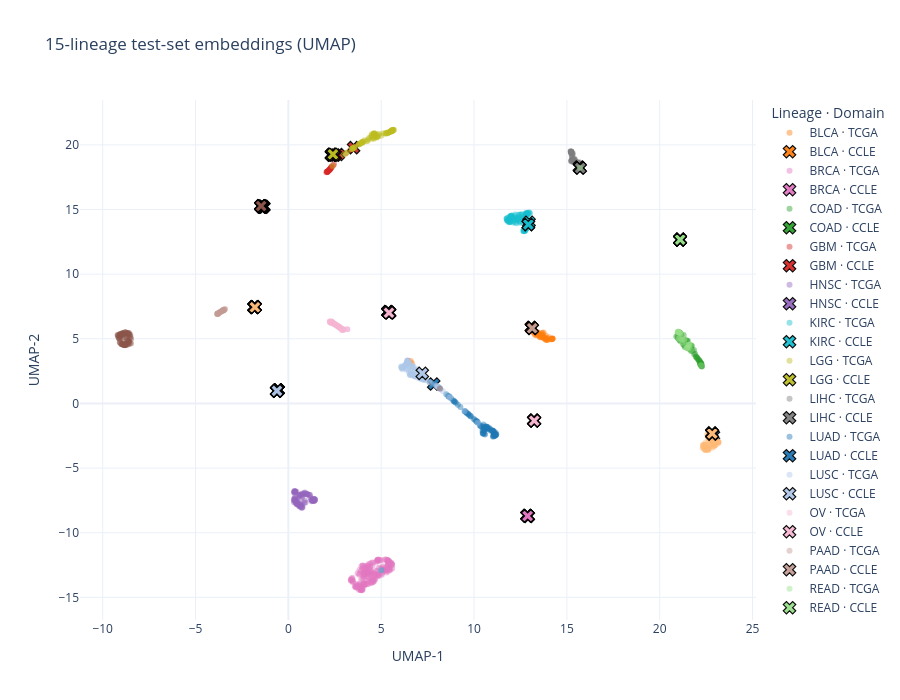

Notebook source saved alongside this figure:
### Markdown cell above
### 15-lineage UMAP

Same construction as Section 2 (pooled test embeddings, UMAP to 2-D), but coloured across all 15
lineages. Cell lines from the confusable pairs (e.g. LGG/GBM, COAD/READ) are expected to sit close
to each other rather than close to unrelated lineages.

### Code cell
z15 = np.concatenate([emb15["z_ccle"], emb15["z_tcga"]])
y15 = np.concatenate([emb15["y_ccle"], emb15["y_tcga"]])
domain15 = np.array([0] * len(emb15["y_ccle"]) + [1] * len(emb15["y_tcga"]))
ids15 = np.concatenate([emb15["ids_ccle"], emb15["ids_tcga"]])
idx_to_lineage15 = dict(enumerate(labels15))

coords15 = umap_projection(z15, seed=42)
fig15 = lineage_domain_scatter(
    coords15, y15, domain15, "15-lineage test-set embeddings (UMAP)",
    sample_ids=ids15, lineage_order=labels15, idx_to_lineage=idx_to_lineage15,
)
fig15.show()

### Figure 1 — Plotly figure (JSON) as saved in the notebook; plotly's stock layout.template omitted (floating-point values rounded to 4 significant figures; data arrays with more than 128 entries replaced by an {"elided": "..."} marker saying what was removed)
{"data": [{"customdata": [["TCGA-2F-A9KO-01", "nan"], ["TCGA-2F-A9KQ-01", "nan"], ["TCGA-4Z-AA87-01", "nan"], ["TCGA-BL-A13J-01", "nan"], ["TCGA-BT-A20N-01", "nan"], ["TCGA-BT-A20V-01", "nan"], ["TCGA-BT-A20W-01", "nan"], ["TCGA-BT-A2LB-01", "nan"], ["TCGA-BT-A2LB-11", "nan"], ["TCGA-BT-A3PH-01", "nan"], ["TCGA-BT-A42F-01", "nan"], ["TCGA-C4-A0F1-01", "nan"], ["TCGA-CF-A47T-01", "nan"], ["TCGA-CF-A5U8-01", "nan"], ["TCGA-CF-A9FH-01", "nan"], ["TCGA-DK-A1A3-01", "nan"], ["TCGA-DK-A3IN-01", "nan"], ["TCGA-DK-A3IV-01", "nan"], ["TCGA-DK-A3X1-01", "nan"], ["TCGA-DK-AA6L-01", "nan"], ["TCGA-DK-AA77-01", "nan"], ["TCGA-E5-A4U1-01", "nan"], ["TCGA-E7-A677-01", "nan"], ["TCGA-E7-A7DU-01", "nan"], ["TCGA-E7-A7PW-01", "nan"], ["TCGA-E7-A85H-01", "nan"], ["TCGA-FD-A3B8-01", "nan"], ["TCGA-FD-A5BR-01", "nan"], ["TCGA-FD-A5BS-01", "nan"], ["TCGA-FD-A5BU-01", "nan"], ["TCGA-FD-A5BY-01", "nan"], ["TCGA-FD-A5BZ-01", "nan"], ["TCGA-FD-A6TC-01", "nan"], ["TCGA-FJ-A3Z9-01", "nan"], ["TCGA-G2-A2EJ-01", "nan"], ["TCGA-G2-A2ES-01", "nan"], ["TCGA-GC-A3BM-11", "nan"], ["TCGA-GC-A6I3-11", "nan"], ["TCGA-GU-A42P-01", "nan"], ["TCGA-GV-A3JV-01", "nan"], ["TCGA-GV-A3QI-01", "nan"], ["TCGA-K4-A3WS-01", "nan"], ["TCGA-K4-A3WU-01", "nan"], ["TCGA-K4-A6FZ-01", "nan"], ["TCGA-KQ-A41O-01", "nan"], ["TCGA-KQ-A41S-01", "nan"], ["TCGA-MV-A51V-01", "nan"], ["TCGA-S5-A6DX-01", "nan"], ["TCGA-UY-A78K-01", "nan"], ["TCGA-UY-A8OC-01", "nan"], ["TCGA-UY-A9PA-01", "nan"], ["TCGA-XF-A8HC-01", "nan"], ["TCGA-XF-A8HI-01", "nan"], ["TCGA-XF-A9ST-01", "nan"], ["TCGA-XF-A9T6-01", "nan"], ["TCGA-XF-AAMJ-01", "nan"], ["TCGA-XF-AAN1-01", "nan"], ["TCGA-XF-AAN5-01", "nan"], ["TCGA-XF-AAN7-01", "nan"], ["TCGA-ZF-A9R1-01", "nan"], ["TCGA-ZF-A9R2-01", "nan"], ["TCGA-ZF-AA52-01", "nan"], ["TCGA-ZF-AA56-01", "nan"], ["TCGA-ZF-AA5N-01", "nan"]], "hovertemplate": "%{customdata[0]}<br>BLCA · TCGA<br><extra></extra>", "marker": {"color": "#ff7f0e", "line": {"color": "black", "width": 0}, "opacity": 0.45, "size": 6, "symbol": "circle"}, "mode": "markers", "name": "BLCA · TCGA", "type": "scatter", "x": [13.79, 13.94, 13.96, 13.56, 14.22, 6.584, 13.86, 13.53, 13.24, 13.79, 6.654, 13.23, 13.93, 14.22, 13.87, 13.2, 13.66, 13.33, 13.63, 13.79, 14.17, 14.23, 13.74, 14.14, 13.83, 14.04, 13.42, 13.55, 13.19, 13.43, 13.66, 13.43, 13.66, 13.93, 13.25, 13.26, 13.75, 13.29, 13.26, 13.63, 13.16, 13.69, 13.68, 13.31, 14.18, 13.22, 13.14, 13.48, 13.35, 13.16, 13.56, 13.59, 14.19, 13.19, 13.36, 13.26, 13.92, 13.41, 13.1, 13.78, 14.22, 13.14, 13.35, 13.41], "y": [5.111, 5.043, 4.933, 5.145, 5.003, 3.276, 5.26, 5.277, 5.67, 5.046, 3.115, 5.657, 4.94, 4.994, 4.912, 5.582, 5.291, 5.477, 5.113, 5.037, 5.0, 5.018, 5.13, 4.973, 4.977, 5.113, 5.463, 5.305, 5.674, 5.499, 5.455, 5.378, 5.172, 4.9, 5.643, 5.631, 5.487, 5.473, 5.52, 5.326, 5.626, 5.279, 5.437, 5.283, 4.973, 5.566, 5.66, 5.3, 5.411, 5.597, 5.127, 5.184, 4.991, 5.601, 5.404, 5.38, 4.987, 5.436, 5.582, 5.061, 5.006, 5.546, 5.386, 5.263]}, {"customdata": [["ACH-000018", "nan"], ["ACH-000127", "nan"], ["ACH-000593", "nan"], ["ACH-000834", "nan"], ["ACH-001407", "nan"]], "hovertemplate": "%{customdata[0]}<br>BLCA · CCLE<br>TFS: %{customdata[1]:.3f}<br><extra></extra>", "marker": {"color": "#ff7f0e", "line": {"color": "black", "width": 1.2}, "opacity": 0.95, "size": 11, "symbol": "x"}, "mode": "markers", "name": "BLCA · CCLE", "type": "scatter", "x": [13.08, -1.793, -0.6325, 13.12, 13.1], "y": [5.89, 7.471, 0.9566, 5.803, 5.856]}, {"customdata": {"elided": "182x2 str values"}, "hovertemplate": "%{customdata[0]}<br>BRCA · TCGA<br><extra></extra>", "marker": {"color": "#e377c2", "line": {"color": "black", "width": 0}, "opacity": 0.45, "size": 6, "symbol": "circle"}, "mode": "markers", "name": "BRCA · TCGA", "type": "scatter", "x": {"elided": "182 float values"}, "y": {"elided": "182 float values"}}, {"customdata": [["ACH-000352", "nan"], ["ACH-000624", "nan"], ["ACH-000691", "nan"], ["ACH-000755", "nan"], ["ACH-000859", "nan"], ["ACH-000927", "nan"], ["ACH-001395", "nan"], ["ACH-001419", "nan"], ["ACH-001705", "nan"], ["ACH-001820", "nan"]], "hovertemplate": "%{customdata[0]}<br>BRCA · CCLE<br>TFS: %{customdata[1]:.3f}<br><extra></extra>", "marker": {"color": "#e377c2", "line": {"color": "black", "width": 1.2}, "opacity": 0.95, "size": 11, "symbol": "x"}, "mode": "markers", "name": "BRCA · CCLE", "type": "scatter", "x": [12.88, -0.6284, 12.85, 12.87, 12.88, 12.88, 12.89, 12.92, 12.87, 12.89], "y": [-8.691, 0.9872, -8.667, -8.681, -8.692, -8.692, -8.703, -8.736, -8.695, -8.705]}, {"customdata": {"elided": "74x2 str values"}, "hovertemplate": "%{customdata[0]}<br>COAD · TCGA<br><extra></extra>", "marker": {"color": "#2ca02c", "line": {"color": "black", "width": 0}, "opacity": 0.45, "size": 6, "symbol": "circle"}, "mode": "markers", "name": "COAD · TCGA", "type": "scatter", "x": [21.05, 20.99, 21.23, 21.9, 21.85, 21.64, 21.26, 21.59, 21.57, 21.58, 21.38, 21.36, 21.96, 22.11, 21.95, 21.53, 21.46, 21.34, 22.14, 21.11, 22.06, 21.51, 20.96, 21.72, 21.55, 21.76, 22.23, 21.46, 22.18, 22.16, 20.99, 21.08, 20.89, 21.32, 22.23, 21.68, 21.05, 21.29, 21.52, 21.35, 21.13, 21.09, 21.65, 21.71, 22.27, 21.62, 22.21, 22.22, 21.57, 22.02, 21.08, 22.26, 22.01, 21.16, 22.2, 22.21, 20.98, 22.19, 22.25, 21.44, 21.7, 21.5, 21.85, 22.23, 21.69, 21.63, 22.2, 22.76, 22.19, 21.02, 21.67, 22.1, 21.43, 22.74], "y": [4.913, 5.49, 4.805, 3.839, 4.134, 4.452, 4.577, 4.493, 4.256, 4.386, 4.808, 4.924, 3.625, 3.364, 3.62, 4.273, 4.858, 4.658, 3.271, 5.402, 3.445, 4.402, 5.221, 4.435, 4.314, 4.077, 2.935, 4.837, 3.16, 3.277, 5.036, 4.949, 5.177, 4.502, 2.929, 4.247, 5.512, 5.284, 4.829, 4.359, 4.786, 5.472, 4.48, 4.453, 2.858, 4.239, 3.106, 3.094, 4.491, 3.522, 5.436, 2.866, 3.528, 5.297, 3.132, 3.05, 5.053, 3.006, 3.062, 4.377, 4.135, 4.302, 3.803, 3.04, 4.049, 4.248, 3.027, -2.172, 3.044, 5.491, 4.197, 3.335, 4.612, -2.126]}, {"customdata": [["ACH-000722", "nan"], ["ACH-000820", "nan"], ["ACH-000926", "nan"], ["ACH-000935", "nan"], ["ACH-000982", "nan"], ["ACH-000985", "nan"], ["ACH-001454", "nan"], ["ACH-001460", "nan"], ["ACH-002654", "nan"], ["ACH-002660", "nan"]], "hovertemplate": "%{customdata[0]}<br>COAD · CCLE<br>TFS: %{customdata[1]:.3f}<br><extra></extra>", "marker": {"color": "#2ca02c", "line": {"color": "black", "width": 1.2}, "opacity": 0.95, "size": 11, "symbol": "x"}, "mode": "markers", "name": "COAD · CCLE", "type": "scatter", "x": [21.09, 21.1, 21.09, -1.374, 21.1, 21.1, 5.448, 21.1, 21.1, 21.1], "y": [12.67, 12.67, 12.67, 15.21, 12.67, 12.67, 7.017, 12.67, 12.67, 12.67]}, {"customdata": [["TCGA-06-0221-02", "nan"], ["TCGA-06-0646-01", "nan"], ["TCGA-06-0649-01", "nan"], ["TCGA-06-0686-01", "nan"], ["TCGA-06-0749-01", "nan"], ["TCGA-06-2559-01", "nan"], ["TCGA-06-5410-01", "nan"], ["TCGA-06-5411-01", "nan"], ["TCGA-06-5858-01", "nan"], ["TCGA-14-0790-01", "nan"], ["TCGA-14-1402-02", "nan"], ["TCGA-14-1829-01", "nan"], ["TCGA-19-1787-01", "nan"], ["TCGA-19-2619-01", "nan"], ["TCGA-19-2625-01", "nan"], ["TCGA-19-4065-01", "nan"], ["TCGA-19-4065-02", "nan"], ["TCGA-27-2523-01", "nan"], ["TCGA-28-2514-01", "nan"], ["TCGA-28-5207-01", "nan"], ["TCGA-28-5208-01", "nan"], ["TCGA-28-5218-01", "nan"], ["TCGA-32-1970-01", "nan"], ["TCGA-32-2632-01", "nan"], ["TCGA-32-2634-01", "nan"]], "hovertemplate": "%{customdata[0]}<br>GBM · TCGA<br><extra></extra>", "marker": {"color": "#d62728", "line": {"color": "black", "width": 0}, "opacity": 0.45, "size": 6, "symbol": "circle"}, "mode": "markers", "name": "GBM · TCGA", "type": "scatter", "x": [3.338, 2.204, 2.128, 2.108, 2.237, 2.107, 2.094, 2.11, 2.177, 3.081, 2.093, 2.096, 2.267, 2.407, 2.331, 2.097, 2.282, 2.231, 2.305, 2.337, 2.161, 2.045, 2.456, 2.271, 2.211], "y": [19.6, 18.06, 17.96, 17.94, 18.11, 17.93, 17.92, 17.94, 18.03, 19.32, 17.92, 17.93, 18.15, 18.4, 18.29, 17.92, 18.18, 18.11, 18.26, 18.32, 18.0, 17.88, 18.5, 18.17, 18.06]}, {"customdata": [["ACH-000098", "nan"], ["ACH-000152", "nan"], ["ACH-000445", "nan"], ["ACH-000558", "nan"], ["ACH-000595", "nan"], ["ACH-000631", "nan"], ["ACH-000634", "nan"], ["ACH-000863", "nan"], ["ACH-002409", "nan"]], "hovertemplate": "%{customdata[0]}<br>GBM · CCLE<br>TFS: %{customdata[1]:.3f}<br><extra></extra>", "marker": {"color": "#d62728", "line": {"color": "black", "width": 1.2}, "opacity": 0.95, "size": 11, "symbol": "x"}, "mode": "markers", "name": "GBM · CCLE", "type": "scatter", "x": [3.512, 2.691, 2.344, 2.352, -1.318, 2.324, 2.525, 2.332, 2.326], "y": [19.78, 19.25, 19.23, 19.23, 15.2, 19.2, 19.21, 19.23, 19.27]}, {"customdata": {"elided": "85x2 str values"}, "hovertemplate": "%{customdata[0]}<br>HNSC · TCGA<br><extra></extra>", "marker": {"color": "#9467bd", "line": {"color": "black", "width": 0}, "opacity": 0.45, "size": 6, "symbol": "circle"}, "mode": "markers", "name": "HNSC · TCGA", "type": "scatter", "x": [1.096, 0.3163, 1.251, 0.737, 0.8639, 1.302, 0.7174, 0.5003, 1.274, 0.5858, 0.3505, 1.348, 1.335, 0.3837, 0.7934, 0.3132, 0.364, 1.402, 1.404, 0.3775, 0.5676, 0.6437, 0.9258, 0.5045, 0.6112, 1.373, 0.7462, 6.424, 0.5196, 0.4546, 1.169, 1.428, 1.307, 0.8648, 0.6882, 1.434, 0.3495, 0.3442, 0.7331, 0.3909, 0.6304, 0.3244, 0.3328, 0.7626, 0.8913, 1.346, 0.33, 1.233, 1.132, 0.967, 0.7012, 1.184, 0.4327, 0.425, 0.6916, 0.3735, 0.3892, 0.4916, 0.7536, 0.6505, 0.5817, 1.017, 0.8831, 0.4393, 0.6123, 0.3037, 1.242, 0.4404, 0.4395, 0.6922, 0.4513, 0.3377, 0.5864, 0.3243, 0.883, 1.399, 0.3072, 0.3134, 0.9706, 0.6156, 1.316, 1.006, 1.41, 0.6097, 0.715], "y": [-7.044, -7.509, -7.558, -8.036, -7.679, -7.474, -7.312, -7.793, -7.48, -7.946, -7.576, -7.387, -7.545, -7.565, -7.023, -6.912, -7.329, -7.527, -7.429, -6.831, -7.715, -7.751, -7.672, -7.271, -7.92, -7.5, -7.856, 3.326, -7.766, -7.608, -7.089, -7.464, -7.498, -6.963, -7.888, -7.431, -6.794, -6.868, -7.223, -7.509, -7.917, -6.797, -7.452, -8.033, -6.898, -7.375, -6.798, -7.443, -7.076, -7.031, -8.017, -7.27, -6.823, -7.717, -7.073, -6.816, -7.463, -7.792, -6.959, -7.977, -7.069, -7.052, -7.512, -7.738, -7.104, -7.647, -7.451, -7.795, -7.483, -7.036, -7.661, -7.299, -7.921, -7.371, -6.955, -7.52, -7.448, -6.87, -7.006, -7.148, -7.543, -6.997, -7.397, -7.096, -8.086]}, {"customdata": [["ACH-000503", "nan"], ["ACH-000606", "nan"], ["ACH-000762", "nan"], ["ACH-000794", "nan"], ["ACH-001227", "nan"], ["ACH-001445", "nan"], ["ACH-001510", "nan"], ["ACH-001690", "nan"], ["ACH-001699", "nan"], ["ACH-002043", "nan"], ["ACH-003476", "nan"]], "hovertemplate": "%{customdata[0]}<br>HNSC · CCLE<br>TFS: %{customdata[1]:.3f}<br><extra></extra>", "marker": {"color": "#9467bd", "line": {"color": "black", "width": 1.2}, "opacity": 0.95, "size": 11, "symbol": "x"}, "mode": "markers", "name": "HNSC · CCLE", "type": "scatter", "x": [-0.6126, -0.5661, -0.5766, -0.5961, -0.6119, -0.5504, -0.5581, -0.5685, -0.5628, -0.5852, -0.6085], "y": [0.9771, 1.026, 1.015, 0.9954, 0.976, 1.042, 1.034, 1.023, 1.029, 1.006, 0.982]}, {"customdata": {"elided": "91x2 str values"}, "hovertemplate": "%{customdata[0]}<br>KIRC · TCGA<br><extra></extra>", "marker": {"color": "#17becf", "line": {"color": "black", "width": 0}, "opacity": 0.45, "size": 6, "symbol": "circle"}, "mode": "markers", "name": "KIRC · TCGA", "type": "scatter", "x": [11.91, 12.85, 12.84, 12.41, 12.39, 12.83, 12.66, 12.92, 15.75, 13.11, 12.12, 12.56, 12.85, 12.19, 12.87, 12.78, 11.91, 12.06, 13.01, 12.79, 11.78, 12.51, 12.84, 12.01, 12.74, 12.5, 12.74, 12.14, 12.78, 11.94, 12.59, 12.78, 12.31, 11.85, 11.91, 12.67, 12.84, 12.38, 12.84, 12.77, 12.68, 12.21, 11.83, 12.77, 12.81, 12.41, 12.18, 12.8, 11.83, 12.25, 12.01, 12.92, 12.98, 11.97, 12.05, 12.93, 12.1, 5.004, 12.33, 12.65, 12.66, 12.86, 12.88, 12.59, 12.35, 11.98, 12.74, 12.69, 12.79, 12.7, 11.78, 11.99, 12.78, 12.22, 11.76, 12.92, 12.7, 12.64, 12.85, 11.94, 12.82, 11.75, 12.27, 12.76, 11.81, 11.87, 12.82, 12.48, 11.92, 12.48, 11.95], "y": [14.2, 14.75, 14.68, 14.41, 14.25, 13.67, 14.13, 13.69, 18.19, 5.679, 14.11, 14.43, 13.56, 14.48, 13.67, 14.33, 14.07, 14.36, 14.7, 14.62, 14.15, 14.62, 13.91, 14.45, 13.38, 14.08, 13.42, 14.36, 14.72, 14.08, 14.63, 13.62, 14.33, 14.2, 14.44, 14.23, 14.6, 14.6, 13.72, 14.59, 13.45, 14.02, 14.11, 13.69, 14.66, 14.08, 14.18, 14.57, 14.18, 14.25, 14.45, 14.7, 14.77, 14.46, 14.54, 14.75, 14.0, -12.91, 14.34, 14.3, 13.94, 14.72, 14.45, 14.33, 14.19, 14.5, 13.42, 13.33, 13.47, 13.34, 14.18, 14.51, 14.5, 14.61, 14.3, 13.7, 13.32, 13.33, 13.56, 14.4, 13.55, 14.29, 13.94, 13.35, 14.34, 14.02, 14.66, 13.97, 14.04, 14.59, 14.05]}, {"customdata": [["ACH-000016", "nan"], ["ACH-000411", "nan"], ["ACH-000513", "nan"]], "hovertemplate": "%{customdata[0]}<br>KIRC · CCLE<br>TFS: %{customdata[1]:.3f}<br><extra></extra>", "marker": {"color": "#17becf", "line": {"color": "black", "width": 1.2}, "opacity": 0.95, "size": 11, "symbol": "x"}, "mode": "markers", "name": "KIRC · CCLE", "type": "scatter", "x": [12.92, 12.96, 12.92], "y": [13.84, 14.01, 13.84]}, {"customdata": {"elided": "79x2 str values"}, "hovertemplate": "%{customdata[0]}<br>LGG · TCGA<br><extra></extra>", "marker": {"color": "#bcbd22", "line": {"color": "black", "width": 0}, "opacity": 0.45, "size": 6, "symbol": "circle"}, "mode": "markers", "name": "LGG · TCGA", "type": "scatter", "x": [5.508, 5.563, 5.677, 5.105, 4.015, 5.509, 4.758, 5.551, 3.816, 5.588, 3.436, 4.832, 4.716, 3.597, 4.108, 4.003, 4.488, 4.522, 4.612, 3.913, 4.358, 4.585, 4.704, 3.466, 4.594, 3.159, 4.609, 4.675, 2.98, 3.897, 3.803, 3.857, 4.305, 5.619, 5.499, 5.365, 4.002, 3.532, 4.762, 5.307, 5.382, 4.604, 5.662, 5.232, 5.007, 5.587, 4.276, 4.815, 3.432, 4.793, 2.378, 5.511, 5.596, 4.894, 3.969, 5.557, 3.099, 4.456, 5.418, 3.984, 4.621, 4.21, 5.657, 3.483, 5.25, 4.601, 4.565, 3.428, 5.301, 5.344, 5.587, 5.581, 4.621, 4.514, 3.811, 3.548, 5.591, 4.687, 4.496], "y": [21.03, 21.08, 21.16, 20.91, 20.24, 21.03, 20.58, 21.07, 20.05, 21.09, 19.7, 20.64, 20.68, 19.85, 20.36, 20.24, 20.74, 20.63, 20.84, 20.15, 20.54, 20.55, 20.85, 19.72, 20.84, 19.42, 20.87, 20.63, 19.24, 20.13, 20.04, 20.1, 20.43, 21.12, 21.03, 20.94, 20.23, 19.79, 20.61, 20.94, 20.95, 20.48, 21.17, 20.88, 20.71, 21.13, 20.32, 20.78, 19.69, 20.64, 18.36, 21.04, 21.14, 20.84, 20.21, 21.08, 19.36, 20.61, 20.97, 20.14, 20.86, 20.28, 21.15, 19.74, 20.88, 20.84, 20.76, 19.69, 20.92, 20.89, 21.1, 21.05, 20.91, 20.48, 20.04, 19.8, 21.09, 20.77, 20.82]}, {"customdata": [["ACH-000128", "nan"], ["ACH-000883", "nan"], ["ACH-001172", "nan"]], "hovertemplate": "%{customdata[0]}<br>LGG · CCLE<br>TFS: %{customdata[1]:.3f}<br><extra></extra>", "marker": {"color": "#bcbd22", "line": {"color": "black", "width": 1.2}, "opacity": 0.95, "size": 11, "symbol": "x"}, "mode": "markers", "name": "LGG · CCLE", "type": "scatter", "x": [2.347, 2.436, 2.399], "y": [19.22, 19.21, 19.28]}, {"customdata": [["TCGA-2Y-A9H1-01", "nan"], ["TCGA-3K-AAZ8-01", "nan"], ["TCGA-BC-A10X-11", "nan"], ["TCGA-BC-A10Z-11", "nan"], ["TCGA-BC-A3KF-01", "nan"], ["TCGA-BW-A5NO-01", "nan"], ["TCGA-CC-A3MB-01", "nan"], ["TCGA-CC-A7IG-01", "nan"], ["TCGA-CC-A8HT-01", "nan"], ["TCGA-CC-A8HV-01", "nan"], ["TCGA-DD-A113-01", "nan"], ["TCGA-DD-A116-01", "nan"], ["TCGA-DD-A119-11", "nan"], ["TCGA-DD-A1EB-11", "nan"], ["TCGA-DD-A1EC-01", "nan"], ["TCGA-DD-A1EE-01", "nan"], ["TCGA-DD-A1EH-11", "nan"], ["TCGA-DD-A1EJ-01", "nan"], ["TCGA-DD-A1EL-11", "nan"], ["TCGA-DD-A3A1-01", "nan"], ["TCGA-DD-A3A3-01", "nan"], ["TCGA-DD-A3A6-11", "nan"], ["TCGA-DD-A3A8-01", "nan"], ["TCGA-DD-A4NK-01", "nan"], ["TCGA-DD-A4NV-01", "nan"], ["TCGA-DD-A73C-01", "nan"], ["TCGA-DD-AACG-01", "nan"], ["TCGA-DD-AACS-01", "nan"], ["TCGA-DD-AACU-01", "nan"], ["TCGA-DD-AAD3-01", "nan"], ["TCGA-DD-AAD6-01", "nan"], ["TCGA-DD-AAD8-01", "nan"], ["TCGA-DD-AADP-01", "nan"], ["TCGA-DD-AADR-01", "nan"], ["TCGA-DD-AADV-01", "nan"], ["TCGA-DD-AAE2-01", "nan"], ["TCGA-DD-AAEI-01", "nan"], ["TCGA-DD-AAVU-01", "nan"], ["TCGA-ED-A66X-01", "nan"], ["TCGA-ED-A82E-01", "nan"], ["TCGA-ED-A8O6-01", "nan"], ["TCGA-EP-A3JL-01", "nan"], ["TCGA-EP-A3RK-11", "nan"], ["TCGA-ES-A2HS-01", "nan"], ["TCGA-FV-A23B-01", "nan"], ["TCGA-FV-A4ZQ-01", "nan"], ["TCGA-G3-A25S-01", "nan"], ["TCGA-G3-A3CK-01", "nan"], ["TCGA-G3-A5SM-01", "nan"], ["TCGA-G3-AAV7-01", "nan"], ["TCGA-GJ-A6C0-01", "nan"], ["TCGA-K7-AAU7-01", "nan"], ["TCGA-LG-A6GG-01", "nan"], ["TCGA-RC-A6M6-01", "nan"], ["TCGA-RC-A7SF-01", "nan"], ["TCGA-RC-A7SK-01", "nan"], ["TCGA-T1-A6J8-01", "nan"], ["TCGA-UB-A7MC-01", "nan"], ["TCGA-WX-AA46-01", "nan"], ["TCGA-XR-A8TC-01", "nan"], ["TCGA-ZP-A9CY-01", "nan"], ["TCGA-ZS-A9CE-01", "nan"], ["TCGA-ZS-A9CF-02", "nan"]], "hovertemplate": "%{customdata[0]}<br>LIHC · TCGA<br><extra></extra>", "marker": {"color": "#7f7f7f", "line": {"color": "black", "width": 0}, "opacity": 0.45, "size": 6, "symbol": "circle"}, "mode": "markers", "name": "LIHC · TCGA", "type": "scatter", "x": [15.23, 15.24, 15.53, 15.35, 15.35, 15.56, 15.26, 15.62, 15.65, 15.76, 15.56, 15.67, 15.25, 15.3, 15.79, 15.3, 15.26, 15.38, 15.26, 15.22, 15.35, 15.23, 15.2, 15.26, 15.37, 15.73, 15.55, 15.22, 15.4, 15.29, 15.28, 15.38, 15.44, 15.46, 15.45, 15.55, 15.32, 15.22, 15.74, 15.76, 15.74, 15.56, 15.25, 15.24, 15.28, 15.59, 15.58, 15.37, 15.48, 15.71, 15.64, 15.78, 15.32, 15.76, 15.25, 15.22, 15.37, 15.53, 15.28, 15.6, 15.23, 15.24, 15.63], "y": [19.47, 19.44, 18.49, 18.72, 18.84, 18.56, 19.39, 18.61, 18.59, 18.14, 18.49, 18.65, 18.73, 18.91, 18.13, 19.26, 18.78, 18.84, 18.8, 19.48, 18.66, 19.44, 19.5, 19.19, 18.73, 18.17, 18.65, 19.45, 18.83, 18.83, 19.36, 18.85, 18.86, 18.75, 18.62, 18.57, 19.35, 19.49, 18.09, 18.14, 18.17, 18.45, 18.81, 19.45, 19.06, 18.6, 18.64, 18.77, 18.62, 18.22, 18.34, 18.14, 18.85, 18.13, 19.32, 19.44, 18.97, 18.52, 18.97, 18.47, 18.73, 19.34, 18.43]}, {"customdata": [["ACH-000316", "nan"], ["ACH-000393", "nan"], ["ACH-000537", "nan"]], "hovertemplate": "%{customdata[0]}<br>LIHC · CCLE<br>TFS: %{customdata[1]:.3f}<br><extra></extra>", "marker": {"color": "#7f7f7f", "line": {"color": "black", "width": 1.2}, "opacity": 0.95, "size": 11, "symbol": "x"}, "mode": "markers", "name": "LIHC · CCLE", "type": "scatter", "x": [15.67, 15.7, 15.72], "y": [18.28, 18.22, 18.21]}, {"customdata": {"elided": "86x2 str values"}, "hovertemplate": "%{customdata[0]}<br>LUAD · TCGA<br><extra></extra>", "marker": {"color": "#1f77b4", "line": {"color": "black", "width": 0}, "opacity": 0.45, "size": 6, "symbol": "circle"}, "mode": "markers", "name": "LUAD · TCGA", "type": "scatter", "x": [9.76, 11.09, 10.19, 10.12, 10.65, 10.49, 8.757, 11.07, 8.606, 8.504, 10.68, 11.11, 9.021, 8.671, 10.46, 7.623, 11.2, 11.04, 10.56, 9.683, 9.265, 8.929, 10.59, 10.49, 9.701, 9.972, 10.53, 8.654, 10.56, 9.814, 8.867, 10.73, 11.07, 11.01, 10.46, 11.07, 11.08, 11.11, 8.925, 10.19, 10.85, 11.09, 11.17, 9.521, 10.5, 11.15, 10.94, 10.34, 10.71, 10.04, 10.97, 10.82, 10.56, 10.53, 8.099, 10.53, 10.39, 9.489, 10.67, 10.59, 10.75, 9.594, 11.17, 10.32, 10.12, 11.17, 8.647, 10.5, 8.079, 10.66, 11.1, 10.49, 11.02, 9.129, 9.61, 10.75, 9.825, 10.89, 10.17, 11.0, 10.5, 8.974, 9.521, 11.01, 11.03, 11.17], "y": [-0.9198, -2.413, -1.474, -1.363, -1.789, -2.323, 0.3957, -2.178, 0.5795, 0.7133, -1.898, -2.319, 0.04272, 0.5083, -2.278, 1.628, -2.393, -2.143, -2.344, -0.822, -0.2834, 0.1658, -1.983, -1.897, -0.8424, -1.184, -2.18, 0.527, -1.817, -0.9831, 0.2468, -1.832, -2.493, -2.14, -2.117, -2.453, -2.494, -2.318, 0.1703, -1.452, -1.969, -2.352, -2.408, -0.6305, -2.28, -2.488, -2.086, -1.741, -1.95, -1.269, -2.083, -1.911, -1.907, -1.763, 1.225, -2.029, -1.793, -0.59, -1.803, -2.405, -1.961, -0.7248, -2.277, -1.716, -1.356, -2.471, 0.5357, -2.063, 1.232, -1.808, -2.523, -2.338, -2.524, -0.09787, -0.7362, -1.955, -0.9875, -2.119, -1.418, -2.121, -1.639, 0.1051, -0.634, -2.134, -2.576, -2.432]}, {"customdata": [["ACH-000121", "nan"], ["ACH-000392", "nan"], ["ACH-000482", "nan"], ["ACH-000675", "nan"], ["ACH-000706", "nan"], ["ACH-000712", "nan"], ["ACH-000733", "nan"], ["ACH-000744", "nan"], ["ACH-000869", "nan"], ["ACH-000872", "nan"], ["ACH-000925", "nan"], ["ACH-002531", "nan"]], "hovertemplate": "%{customdata[0]}<br>LUAD · CCLE<br>TFS: %{customdata[1]:.3f}<br><extra></extra>", "marker": {"color": "#1f77b4", "line": {"color": "black", "width": 1.2}, "opacity": 0.95, "size": 11, "symbol": "x"}, "mode": "markers", "name": "LUAD · CCLE", "type": "scatter", "x": [-1.838, -1.836, 5.411, 5.365, 5.395, 7.829, 5.397, 5.393, 5.386, 5.453, 22.89, 5.419], "y": [7.468, 7.433, 7.052, 7.101, 7.056, 1.5, 7.065, 7.068, 7.07, 7.01, -2.468, 7.053]}, {"customdata": {"elided": "83x2 str values"}, "hovertemplate": "%{customdata[0]}<br>LUSC · TCGA<br><extra></extra>", "marker": {"color": "#aec7e8", "line": {"color": "black", "width": 0}, "opacity": 0.45, "size": 6, "symbol": "circle"}, "mode": "markers", "name": "LUSC · TCGA", "type": "scatter", "x": [7.569, 6.252, 6.802, 6.954, 6.945, 6.367, 10.19, 6.077, 6.357, 8.023, 7.676, 6.547, 8.201, 6.829, 6.652, 6.545, 7.286, 8.076, 7.309, 6.151, 6.692, 7.991, 8.048, 6.501, 7.419, 6.433, 6.637, 8.15, 6.461, 7.283, 6.139, 6.744, 6.277, 6.279, 6.109, 6.363, 7.281, 6.612, 8.704, 7.134, 6.585, 6.374, 6.35, 6.627, 6.591, 6.83, 9.493, 6.412, 6.419, 7.245, 7.375, 7.08, 7.25, 6.888, 6.13, 7.099, 6.112, 6.566, 6.652, 6.548, 8.309, 8.097, 6.338, 6.08, 7.25, 6.371, 6.698, 6.42, 6.363, 6.466, 6.399, 6.492, 6.915, 6.112, 6.797, 6.607, 6.779, 6.673, 6.765, 6.685, 7.942, 6.74, 8.646], "y": [1.672, 2.806, 2.161, 2.011, 2.639, 3.121, -1.495, 2.799, 3.015, 1.306, 1.595, 2.266, 1.103, 2.59, 2.232, 3.053, 1.892, 1.252, 1.845, 2.819, 2.762, 1.34, 1.281, 2.387, 1.79, 2.914, 2.251, 1.164, 2.645, 1.863, 2.733, 2.862, 2.889, 2.968, 2.774, 2.689, 1.936, 2.657, 0.466, 2.165, 2.286, 3.115, 2.597, 2.223, 2.257, 2.092, -0.5917, 3.272, 3.25, 1.855, 1.829, 1.94, 1.892, 2.332, 2.653, 1.917, 2.748, 2.172, 2.873, 2.214, 0.9668, 1.228, 2.995, 2.869, 1.855, 3.062, 2.868, 3.189, 3.05, 3.164, 3.288, 3.136, 2.546, 2.807, 2.14, 2.497, 2.174, 2.775, 2.109, 2.288, 1.377, 2.175, 0.5381]}, {"customdata": [["ACH-000261", "nan"], ["ACH-000511", "nan"], ["ACH-000858", "nan"], ["ACH-001113", "nan"]], "hovertemplate": "%{customdata[0]}<br>LUSC · CCLE<br>TFS: %{customdata[1]:.3f}<br><extra></extra>", "marker": {"color": "#aec7e8", "line": {"color": "black", "width": 1.2}, "opacity": 0.95, "size": 11, "symbol": "x"}, "mode": "markers", "name": "LUSC · CCLE", "type": "scatter", "x": [5.387, 5.368, -0.6144, 7.213], "y": [7.067, 7.078, 0.974, 2.327]}, {"customdata": [["TCGA-09-0367-01", "nan"], ["TCGA-09-1666-01", "nan"], ["TCGA-10-0928-01", "nan"], ["TCGA-13-0799-01", "nan"], ["TCGA-13-0913-01", "nan"], ["TCGA-13-1403-01", "nan"], ["TCGA-13-1410-01", "nan"], ["TCGA-13-2060-01", "nan"], ["TCGA-20-1682-01", "nan"], ["TCGA-20-1687-01", "nan"], ["TCGA-23-2081-01", "nan"], ["TCGA-24-0975-01", "nan"], ["TCGA-24-1416-01", "nan"], ["TCGA-24-1417-01", "nan"], ["TCGA-24-1423-01", "nan"], ["TCGA-24-1425-01", "nan"], ["TCGA-24-1544-01", "nan"], ["TCGA-24-1546-01", "nan"], ["TCGA-24-1551-01", "nan"], ["TCGA-24-2035-01", "nan"], ["TCGA-24-2267-01", "nan"], ["TCGA-24-2288-01", "nan"], ["TCGA-24-2293-01", "nan"], ["TCGA-25-1321-01", "nan"], ["TCGA-25-1329-01", "nan"], ["TCGA-25-1623-01", "nan"], ["TCGA-25-1626-01", "nan"], ["TCGA-25-2401-01", "nan"], ["TCGA-29-1693-01", "nan"], ["TCGA-29-1698-01", "nan"], ["TCGA-31-1950-01", "nan"], ["TCGA-36-1581-01", "nan"], ["TCGA-59-2348-01", "nan"], ["TCGA-59-2351-01", "nan"], ["TCGA-59-A5PD-01", "nan"], ["TCGA-61-1724-01", "nan"], ["TCGA-61-1725-01", "nan"], ["TCGA-61-1736-01", "nan"], ["TCGA-61-1741-01", "nan"], ["TCGA-61-1919-01", "nan"], ["TCGA-61-1995-01", "nan"], ["TCGA-61-2008-01", "nan"], ["TCGA-61-2016-01", "nan"], ["TCGA-61-2095-01", "nan"], ["TCGA-61-2101-01", "nan"], ["TCGA-61-2109-01", "nan"]], "hovertemplate": "%{customdata[0]}<br>OV · TCGA<br><extra></extra>", "marker": {"color": "#f7b6d2", "line": {"color": "black", "width": 0}, "opacity": 0.45, "size": 6, "symbol": "circle"}, "mode": "markers", "name": "OV · TCGA", "type": "scatter", "x": [2.315, 2.391, 2.238, 2.424, 2.238, 2.346, 2.47, 2.562, 2.901, 2.326, 2.693, 2.798, 2.328, 2.694, 2.352, 2.928, 2.297, 2.653, 2.758, 2.749, 2.528, 2.84, 2.87, 2.24, 2.908, 2.949, 2.92, 2.64, 2.352, 2.742, 2.267, 2.955, 2.806, 2.318, 2.758, 2.709, 2.431, 2.643, 2.61, 2.5, 2.476, 2.579, 2.44, 2.972, 2.336, 2.232], "y": [6.286, 6.233, 6.334, 6.186, 6.269, 6.262, 6.161, 6.068, 5.759, 6.285, 5.938, 5.849, 6.307, 5.943, 6.262, 5.729, 6.224, 5.984, 5.898, 5.904, 6.099, 5.802, 5.681, 6.323, 5.727, 5.684, 5.724, 6.005, 6.236, 5.892, 6.326, 5.744, 5.837, 6.289, 5.86, 5.923, 6.199, 5.994, 6.033, 6.133, 6.142, 6.058, 6.188, 5.683, 6.363, 6.336]}, {"customdata": [["ACH-000103", "nan"], ["ACH-000116", "nan"], ["ACH-000123", "nan"], ["ACH-000635", "nan"], ["ACH-000688", "nan"], ["ACH-000719", "nan"], ["ACH-000966", "nan"], ["ACH-001628", "nan"], ["ACH-001630", "nan"], ["ACH-002486", "nan"]], "hovertemplate": "%{customdata[0]}<br>OV · CCLE<br>TFS: %{customdata[1]:.3f}<br><extra></extra>", "marker": {"color": "#f7b6d2", "line": {"color": "black", "width": 1.2}, "opacity": 0.95, "size": 11, "symbol": "x"}, "mode": "markers", "name": "OV · CCLE", "type": "scatter", "x": [13.24, 13.25, 13.24, 13.22, 5.391, 13.24, 13.24, 13.22, 13.24, 5.421], "y": [-1.332, -1.344, -1.332, -1.313, 7.042, -1.336, -1.333, -1.312, -1.337, 7.015]}, {"customdata": [["TCGA-2J-AABF-01", "nan"], ["TCGA-2J-AABH-01", "nan"], ["TCGA-2J-AABU-01", "nan"], ["TCGA-2L-AAQE-01", "nan"], ["TCGA-2L-AAQL-01", "nan"], ["TCGA-3A-A9IL-01", "nan"], ["TCGA-3A-A9J0-01", "nan"], ["TCGA-3E-AAAZ-01", "nan"], ["TCGA-FB-AAPU-01", "nan"], ["TCGA-HV-A5A4-01", "nan"], ["TCGA-HV-A5A5-01", "nan"], ["TCGA-HZ-8005-01", "nan"], ["TCGA-HZ-A4BH-01", "nan"], ["TCGA-IB-7652-01", "nan"], ["TCGA-IB-7888-01", "nan"], ["TCGA-IB-8126-01", "nan"], ["TCGA-IB-A5SP-01", "nan"], ["TCGA-IB-A7LX-01", "nan"], ["TCGA-IB-AAUN-01", "nan"], ["TCGA-IB-AAUR-01", "nan"], ["TCGA-L1-A7W4-01", "nan"], ["TCGA-Q3-AA2A-01", "nan"], ["TCGA-RB-AA9M-01", "nan"], ["TCGA-US-A77G-01", "nan"], ["TCGA-US-A77J-01", "nan"], ["TCGA-XD-AAUL-01", "nan"], ["TCGA-Z5-AAPL-01", "nan"]], "hovertemplate": "%{customdata[0]}<br>PAAD · TCGA<br><extra></extra>", "marker": {"color": "#c49c94", "line": {"color": "black", "width": 0}, "opacity": 0.45, "size": 6, "symbol": "circle"}, "mode": "markers", "name": "PAAD · TCGA", "type": "scatter", "x": [-3.715, -3.807, -3.519, -3.439, -3.821, -3.638, -3.476, -3.487, -3.522, -3.769, -3.79, -3.512, -3.71, -3.667, -3.491, -3.511, -3.782, -3.591, -3.803, -3.527, -3.402, -3.574, -3.832, -3.617, -3.792, -3.833, -3.461], "y": [7.029, 6.943, 7.197, 7.272, 6.929, 7.093, 7.236, 7.224, 7.194, 6.978, 6.958, 7.188, 7.029, 7.072, 7.233, 7.213, 6.965, 7.14, 6.944, 7.199, 7.299, 7.153, 6.916, 7.114, 6.956, 6.917, 7.249]}, {"customdata": [["ACH-000205", "nan"], ["ACH-000222", "nan"], ["ACH-000468", "nan"], ["ACH-000535", "nan"], ["ACH-000652", "nan"], ["ACH-001999", "nan"], ["ACH-002039", "nan"], ["ACH-003433", "nan"]], "hovertemplate": "%{customdata[0]}<br>PAAD · CCLE<br>TFS: %{customdata[1]:.3f}<br><extra></extra>", "marker": {"color": "#c49c94", "line": {"color": "black", "width": 1.2}, "opacity": 0.95, "size": 11, "symbol": "x"}, "mode": "markers", "name": "PAAD · CCLE", "type": "scatter", "x": [-1.797, -1.84, -1.816, -1.824, -1.843, -1.816, 13.13, -1.805], "y": [7.478, 7.426, 7.45, 7.462, 7.46, 7.45, 5.811, 7.464]}, {"customdata": [["TCGA-AF-6672-01", "nan"], ["TCGA-AF-A56N-01", "nan"], ["TCGA-AG-3580-01", "nan"], ["TCGA-AG-3581-01", "nan"], ["TCGA-AG-3586-01", "nan"], ["TCGA-AG-3598-01", "nan"], ["TCGA-AG-3599-01", "nan"], ["TCGA-AG-3605-01", "nan"], ["TCGA-AG-3727-01", "nan"], ["TCGA-AG-3887-01", "nan"], ["TCGA-AG-3896-01", "nan"], ["TCGA-AG-3902-01", "nan"], ["TCGA-AG-4001-01", "nan"], ["TCGA-AG-4007-01", "nan"], ["TCGA-AG-A01N-01", "nan"], ["TCGA-AG-A01W-01", "nan"], ["TCGA-AG-A025-01", "nan"], ["TCGA-AH-6549-01", "nan"], ["TCGA-DC-6156-01", "nan"], ["TCGA-EF-5831-01", "nan"], ["TCGA-EI-6511-01", "nan"], ["TCGA-EI-6512-01", "nan"], ["TCGA-EI-6884-01", "nan"], ["TCGA-EI-6885-01", "nan"], ["TCGA-F5-6465-01", "nan"], ["TCGA-G5-6572-02", "nan"]], "hovertemplate": "%{customdata[0]}<br>READ · TCGA<br><extra></extra>", "marker": {"color": "#98df8a", "line": {"color": "black", "width": 0}, "opacity": 0.45, "size": 6, "symbol": "circle"}, "mode": "markers", "name": "READ · TCGA", "type": "scatter", "x": [21.1, 21.69, 21.16, 21.04, 21.35, 21.05, 21.1, 21.12, 21.01, 21.49, 20.99, 21.44, 21.56, 21.6, 20.97, 21.02, 20.97, 22.22, 21.56, 21.56, 21.23, 21.47, 21.46, 21.67, 21.31, 15.7], "y": [5.403, 4.128, 4.921, 5.461, 4.996, 5.013, 5.449, 5.41, 5.504, 4.329, 5.567, 4.458, 4.584, 4.518, 5.53, 5.046, 5.499, 2.955, 4.536, 4.246, 4.697, 4.309, 4.277, 4.533, 4.843, 18.22]}, {"customdata": [["ACH-000286", "nan"], ["ACH-000532", "nan"]], "hovertemplate": "%{customdata[0]}<br>READ · CCLE<br>TFS: %{customdata[1]:.3f}<br><extra></extra>", "marker": {"color": "#98df8a", "line": {"color": "black", "width": 1.2}, "opacity": 0.95, "size": 11, "symbol": "x"}, "mode": "markers", "name": "READ · CCLE", "type": "scatter", "x": [21.09, 21.1], "y": [12.67, 12.67]}, {"customdata": {"elided": "71x2 str values"}, "hovertemplate": "%{customdata[0]}<br>SKCM · TCGA<br><extra></extra>", "marker": {"color": "#8c564b", "line": {"color": "black", "width": 0}, "opacity": 0.45, "size": 6, "symbol": "circle"}, "mode": "markers", "name": "SKCM · TCGA", "type": "scatter", "x": [-9.082, -8.689, -9.007, -8.542, -8.857, -8.923, -8.925, -8.789, -8.574, -8.657, -9.2, -9.125, -8.657, -9.138, -8.965, -8.688, -9.175, -8.984, -9.087, -8.829, -9.061, -8.801, -8.618, -8.622, -8.935, -8.944, -8.736, -8.855, -8.624, -9.012, -8.655, -8.767, -8.851, -9.163, -9.111, -9.031, -9.022, -8.8, -8.687, -8.471, -8.78, -9.079, -8.948, -8.644, -8.618, -8.577, -8.945, -8.664, -9.078, -8.83, -8.542, -8.504, -9.05, -8.831, -8.74, -8.972, -8.948, -8.89, -8.696, -8.573, -8.941, -8.913, -8.478, -9.018, -8.833, -8.588, -8.933, -8.583, -8.518, -8.757, 8.166], "y": [4.975, 5.219, 5.379, 5.062, 4.525, 4.827, 5.405, 4.494, 4.792, 5.43, 5.284, 5.047, 4.634, 5.08, 4.579, 5.447, 5.265, 5.34, 5.132, 5.317, 4.718, 5.512, 4.586, 4.742, 4.575, 4.588, 5.147, 5.377, 4.821, 4.605, 4.854, 5.482, 4.543, 5.198, 5.283, 5.375, 5.268, 4.544, 4.942, 4.981, 4.554, 5.375, 5.086, 5.433, 5.377, 4.782, 5.402, 4.766, 4.725, 4.52, 4.662, 5.166, 5.274, 4.556, 4.538, 5.297, 4.603, 4.543, 4.535, 5.358, 5.418, 5.442, 4.635, 5.3, 4.565, 5.452, 5.334, 5.268, 5.321, 5.479, 1.15]}, {"customdata": [["ACH-000304", "nan"], ["ACH-000450", "nan"], ["ACH-000579", "nan"], ["ACH-000799", "nan"], ["ACH-000882", "nan"], ["ACH-001953", "nan"], ["ACH-001972", "nan"], ["ACH-001974", "nan"], ["ACH-001976", "nan"], ["ACH-001986", "nan"], ["ACH-001990", "nan"], ["ACH-002002", "nan"], ["ACH-002005", "nan"], ["ACH-002458", "nan"], ["ACH-002512", "nan"], ["ACH-003457", "nan"]], "hovertemplate": "%{customdata[0]}<br>SKCM · CCLE<br>TFS: %{customdata[1]:.3f}<br><extra></extra>", "marker": {"color": "#8c564b", "line": {"color": "black", "width": 1.2}, "opacity": 0.95, "size": 11, "symbol": "x"}, "mode": "markers", "name": "SKCM · CCLE", "type": "scatter", "x": [-1.404, -1.364, -1.334, -1.412, -1.481, -1.428, -1.393, -1.409, -1.476, -1.453, -1.398, -1.411, -1.457, -1.427, -1.456, -1.466], "y": [15.2, 15.18, 15.25, 15.22, 15.29, 15.24, 15.21, 15.23, 15.29, 15.26, 15.27, 15.21, 15.2, 15.21, 15.24, 15.27]}, {"customdata": {"elided": "68x2 str values"}, "hovertemplate": "%{customdata[0]}<br>STAD · TCGA<br><extra></extra>", "marker": {"color": "#ffbb78", "line": {"color": "black", "width": 0}, "opacity": 0.45, "size": 6, "symbol": "circle"}, "mode": "markers", "name": "STAD · TCGA", "type": "scatter", "x": [22.96, 22.83, 22.72, 22.77, 22.43, 22.67, 22.38, 22.7, 23.15, 22.7, 22.58, 23.16, 22.63, 22.59, 22.49, 22.57, 22.89, 22.62, 22.55, 22.37, 22.59, 22.72, 22.46, 22.56, 22.61, 22.64, 22.82, 23.06, 23.01, 22.5, 22.83, 22.69, 23.16, 22.65, 22.66, 22.73, 22.78, 23.13, 22.66, 22.47, 22.68, 23.16, 22.72, 22.91, 22.95, 22.44, 22.38, 22.95, 22.37, 22.85, 22.97, 22.33, 22.31, 23.09, 22.46, 22.94, 22.67, 22.53, 22.46, 22.94, 22.44, 22.68, 22.33, 22.55, 22.92, 22.66, 22.35, 22.99], "y": [-3.095, -3.112, -2.741, -3.255, -3.544, -2.744, -3.301, -3.213, -2.99, -3.431, -2.677, -3.002, -2.375, -3.472, -3.563, -3.506, -3.321, -3.571, -2.399, -3.331, -3.543, -2.901, -3.61, -3.55, -3.614, -2.468, -2.772, -2.983, -3.199, -3.238, -2.946, -3.322, -2.989, -2.367, -3.013, -2.726, -2.743, -3.101, -2.36, -3.038, -2.719, -3.005, -2.424, -3.087, -2.881, -3.197, -3.405, -3.264, -3.187, -3.436, -3.242, -3.225, -3.448, -2.886, -3.175, -3.133, -2.512, -3.466, -3.599, -3.25, -3.541, -2.434, -3.258, -3.461, -3.009, -2.671, -3.396, -2.91]}, {"customdata": [["ACH-000303", "nan"], ["ACH-000427", "nan"], ["ACH-000485", "nan"], ["ACH-000746", "nan"], ["ACH-000758", "nan"]], "hovertemplate": "%{customdata[0]}<br>STAD · CCLE<br>TFS: %{customdata[1]:.3f}<br><extra></extra>", "marker": {"color": "#ffbb78", "line": {"color": "black", "width": 1.2}, "opacity": 0.95, "size": 11, "symbol": "x"}, "mode": "markers", "name": "STAD · CCLE", "type": "scatter", "x": [-1.802, 22.81, 22.81, 22.84, 22.83], "y": [7.441, -2.282, -2.342, -2.357, -2.332]}], "layout": {"height": 700, "legend": {"title": {"text": "Lineage · Domain"}}, "title": {"text": "15-lineage test-set embeddings (UMAP)"}, "width": 900, "xaxis": {"title": {"text": "UMAP-1"}}, "yaxis": {"title": {"text": "UMAP-2"}}}}
